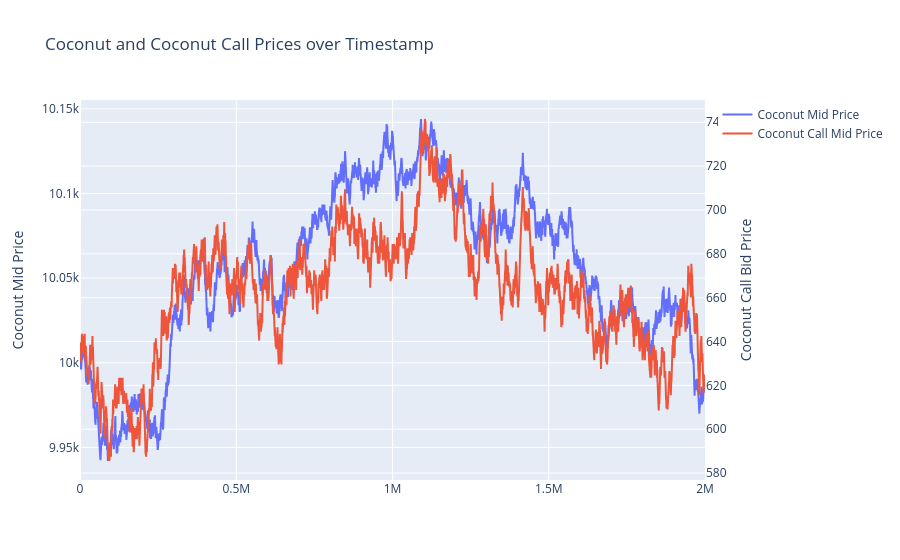

Notebook code for this chart:
### Code cell
fig = go.Figure()
fig.add_trace(go.Scatter(x=df_coconut['timestamp'], y=df_coconut['mid_price'], name='Coconut Mid Price'))
fig.add_trace(go.Scatter(x=df_coconut_call['timestamp'], y=df_coconut_call['mid_price'], name='Coconut Call Mid Price', yaxis='y2'))
fig.update_layout(title='Coconut and Coconut Call Prices over Timestamp', yaxis=dict(title='Coconut Mid Price'), yaxis2=dict(title='Coconut Call Bid Price', overlaying='y', side='right'))
fig.show()

### Figure 1 — Plotly figure (JSON) as saved in the notebook; plotly's stock layout.template omitted (floating-point values rounded to 4 significant figures; data arrays with more than 128 entries replaced by an {"elided": "..."} marker saying what was removed)
{"data": [{"name": "Coconut Mid Price", "type": "scatter", "x": {"elided": "20000 int values"}, "y": {"elided": "20000 float values"}}, {"name": "Coconut Call Mid Price", "type": "scatter", "x": {"elided": "20000 int values"}, "y": {"elided": "20000 float values"}, "yaxis": "y2"}], "layout": {"title": {"text": "Coconut and Coconut Call Prices over Timestamp"}, "yaxis": {"title": {"text": "Coconut Mid Price"}}, "yaxis2": {"overlaying": "y", "side": "right", "title": {"text": "Coconut Call Bid Price"}}}}
